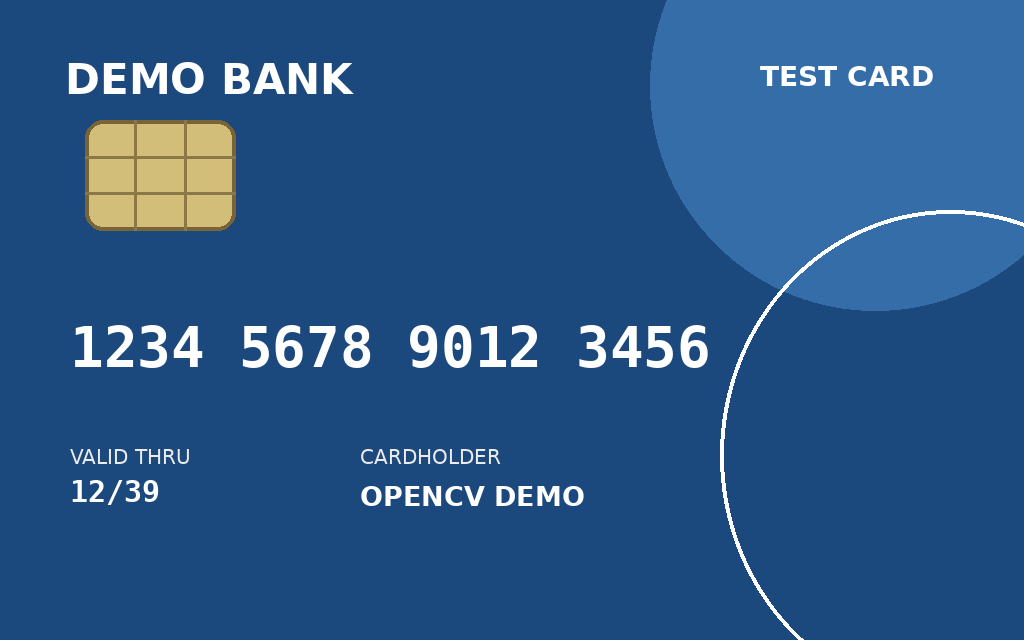
#> input picture images/card_template_matching/card_01_clean.png, 1024 x 640 px
$ python card_number_recognition.py images/card_template_matching/card_01_clean.png
#> lines starting #> are read from the running program, lines starting #| are printed output that depends on the picture; after the words box and inside, x2 and y2 are one past the last pixel; in counts of white or black regions, pixels touching at a corner belong together
### result_utils.py
from pathlib import Path

import cv2
import matplotlib.pyplot as plt


def save_result_grid(output_path, panels, columns=2):
    """将多个 OpenCV 或灰度图结果保存为可嵌入 Markdown 的拼图。"""
    output_path = Path(output_path)
    output_path.parent.mkdir(parents=True, exist_ok=True)

    rows = (len(panels) + columns - 1) // columns
    figure, axes = plt.subplots(rows, columns, figsize=(12, 4 * rows))
    axes = axes.ravel() if hasattr(axes, "ravel") else [axes]

    for axis, (image, title) in zip(axes, panels):
        if image.ndim == 2:
            axis.imshow(image, cmap="gray", vmin=0, vmax=255)
        else:
            axis.imshow(cv2.cvtColor(image, cv2.COLOR_BGR2RGB))

        axis.set_title(title)
        axis.axis("off")

    for axis in axes[len(panels):]:
        axis.axis("off")

    figure.tight_layout()
    figure.savefig(output_path, dpi=150, bbox_inches="tight")
    plt.close(figure)

    print(f"Saved result: {output_path}")

### card_number_recognition.py
import sys

import cv2
import numpy as np

from result_utils import save_result_grid


# 已校正为标准尺寸的演示卡片中，卡号区域的手动坐标
NUMBER_LEFT = 70
NUMBER_TOP = 315
NUMBER_RIGHT = 710
NUMBER_BOTTOM = 375

# card_01 是清晰参考图，其中每个位置的数字已知
REFERENCE_DIGITS = "1234567890123456"
TARGET_SIZE = (32, 48)


def preprocess_roi(image):
    # 灰度化后使用 CLAHE，减弱 card04 中局部光照不均的影响
    gray = cv2.cvtColor(image, cv2.COLOR_BGR2GRAY)
    clahe = cv2.createCLAHE(
        clipLimit=2.0,
        tileGridSize=(8, 8),
    )
    enhanced = clahe.apply(gray)

    # Otsu 自动选择二值化阈值，数字成为白色前景
    _, binary = cv2.threshold(
        enhanced,
        0,
        255,
        cv2.THRESH_BINARY + cv2.THRESH_OTSU,
    )

    return enhanced, binary


def find_digit_boxes(binary):
    # 只提取数字的最外层轮廓，避免 0、6、8、9 内孔被单独识别
    contours, _ = cv2.findContours(
        binary,
        cv2.RETR_EXTERNAL,
        cv2.CHAIN_APPROX_SIMPLE,
    )

    boxes = []

    for contour in contours:
        x, y, width, height = cv2.boundingRect(contour)

        # 当前卡号 ROI 高 60 像素；数字高度约 40 像素
        # 排除过小噪声、过宽背景和非数字区域
        if height < 35 or width < 8 or width > 45:
            continue

        boxes.append((x, y, width, height))

    # 卡号读取顺序由左至右，因此按 x 坐标排序
    boxes.sort(key=lambda box: box[0])

    return boxes


def normalize_digit(binary, box):
    x, y, width, height = box
    digit = binary[y:y + height, x:x + width]

    # 给笔画保留黑色边距，再统一缩放到固定大小
    digit = cv2.copyMakeBorder(
        digit,
        4,
        4,
        4,
        4,
        cv2.BORDER_CONSTANT,
        value=0,
    )

    return cv2.resize(
        digit,
        TARGET_SIZE,
        interpolation=cv2.INTER_AREA,
    )


def build_digit_templates(reference_binary):
    reference_boxes = find_digit_boxes(reference_binary)

    if len(reference_boxes) != len(REFERENCE_DIGITS):
        print(f"Reference digit count is invalid: {len(reference_boxes)}")
        raise SystemExit

    templates = {}

    for digit, box in zip(REFERENCE_DIGITS, reference_boxes):
        # 相同数字出现多次时，保留第一个清晰样本作为模板
        if digit not in templates:
            templates[digit] = normalize_digit(reference_binary, box)

    if len(templates) != 10:
        print(f"Template library is incomplete: {len(templates)} digits")
        raise SystemExit

    return templates


def recognize_digits(target_binary, templates):
    target_boxes = find_digit_boxes(target_binary)

    if len(target_boxes) != 16:
        print(f"Target digit count is invalid: {len(target_boxes)}")
        raise SystemExit

    recognized_digits = []
    recognition_scores = []

    for box in target_boxes:
        target_digit = normalize_digit(target_binary, box)
        best_digit = None
        best_score = -1.0

        # 单个待识别数字与 0~9 模板逐一比较，保留最高分数字
        for digit, template in templates.items():
            score_map = cv2.matchTemplate(
                target_digit,
                template,
                cv2.TM_CCOEFF_NORMED,
            )
            score = score_map[0, 0]

            if score > best_score:
                best_digit = digit
                best_score = score

        recognized_digits.append(best_digit)
        recognition_scores.append(best_score)

    return target_boxes, recognized_digits, recognition_scores


reference_image = cv2.imread(
    "images/card_template_matching/card_01_clean.png"
)
#> reference_image is the input picture: shape (640, 1024, 3); mean B, G, R 135.6, 87.2, 43.6
target_image = cv2.imread(
    "images/card_template_matching/card_04_uneven_light.png"
)
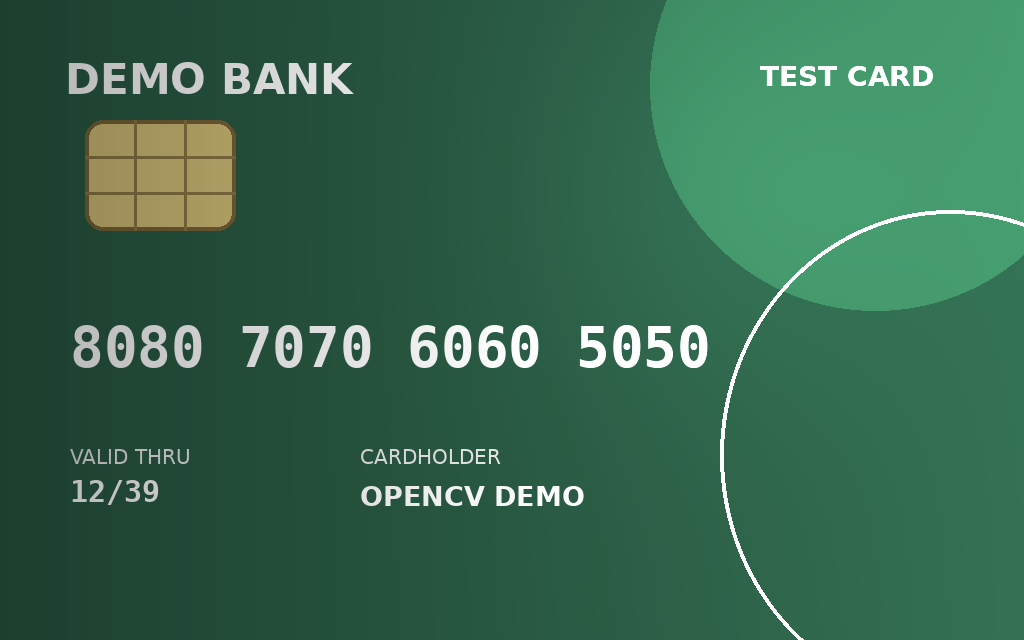
#> input picture images/card_template_matching/card_04_uneven_light.png, 1024 x 640 px
#> target_image is the input picture: shape (640, 1024, 3); mean B, G, R 78.4, 104, 54.1

if reference_image is None or target_image is None:
    print("Image read failed")
    raise SystemExit

# 参考卡和目标卡都在同一标准布局中，先裁出各自卡号区域
reference_roi = reference_image[
    NUMBER_TOP:NUMBER_BOTTOM,
    NUMBER_LEFT:NUMBER_RIGHT,
]
target_roi = target_image[
    NUMBER_TOP:NUMBER_BOTTOM,
    NUMBER_LEFT:NUMBER_RIGHT,
]

_, reference_binary = preprocess_roi(reference_roi)
#> in preprocess_roi, `_, binary = cv2.threshold( enhanced, 0, 255, cv2.THRESH_BINARY + cv2.T..`:
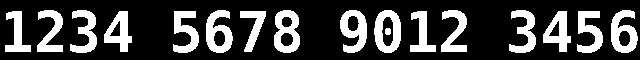
#> binary: shape (60, 640); 25.5% white; 17 white regions, largest, box (x1, y1, x2, y2) and area: (274, 10, 300, 53) 713, (374, 10, 401, 53) 704, (340, 10, 367, 53) 700
target_enhanced, target_binary = preprocess_roi(target_roi)
#> in preprocess_roi (call 2), `_, binary = cv2.threshold( enhanced, 0, 255, cv2.THRESH_BINARY + cv2.T..`:
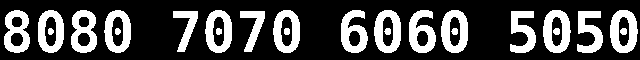
#> binary: shape (60, 640); 28.5% white; 24 white regions

# 从 card01 建立 0~9 模板库，再识别 card04 的 16 位演示号码
digit_templates = build_digit_templates(reference_binary)
#> in find_digit_boxes, `contours, _ = cv2.findContours( binary, cv2.RETR_EXTERNAL, cv2.CHAIN_A..`: contours = 16 contours; largest, box (x1, y1, x2, y2) and area: (374, 10, 401, 53) 911, (274, 10, 300, 53) 868, (340, 10, 367, 53) 762, (611, 10, 638, 53) 762, (206, 10, 233, 53) 762
#> the loop in find_digit_boxes, `for contour in contours:` made 16 passes
#> (x, y, width, height) on passes 1 to 12: (577, 11, 26, 42), (543, 11, 28, 41), (410, 11, 26, 41), (240, 11, 26, 41), (173, 11, 26, 42), (104, 11, 28, 41), (5, 11, 26, 41), (611, 10, 27, 43), (509, 10, 27, 43), (441, 10, 26, 42), (374, 10, 27, 43), (340, 10, 27, 43)
#> after the loop in find_digit_boxes, `for contour in contours:`: boxes = 16 items, first 6: (577, 11, 26, 42), (543, 11, 28, 41), (410, 11, 26, 41), (240, 11, 26, 41), (173, 11, 26, 42), (104, 11, 28, 41)
#> in build_digit_templates, `reference_boxes = find_digit_boxes(reference_binary)`: reference_boxes = 16 items, first 6: (5, 11, 26, 41), (37, 10, 26, 42), (70, 10, 27, 43), (104, 11, 28, 41), (173, 11, 26, 42), (206, 10, 27, 43)
#> the loop in build_digit_templates, `for digit, box in zip(REFERENCE_DIGITS, reference_boxes):` made 16 passes
#> (x in normalize_digit, y in normalize_digit, width in normalize_digit, height in normalize_digit) on passes 1 to 10: (5, 11, 26, 41), (37, 10, 26, 42), (70, 10, 27, 43), (104, 11, 28, 41), (173, 11, 26, 42), (206, 10, 27, 43), (240, 11, 26, 41), (274, 10, 26, 43), (340, 10, 27, 43), (374, 10, 27, 43)
#> box on passes 11 to 16: (410, 11, 26, 41), (441, 10, 26, 42), (509, 10, 27, 43), (543, 11, 28, 41), (577, 11, 26, 42), (611, 10, 27, 43)
#> pass 1, in normalize_digit, `digit = cv2.copyMakeBorder( digit, 4, 4, 4, 4, cv2.BORDER_CONSTANT, va..`:
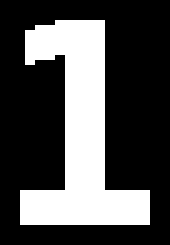
#> digit: shape (49, 34) (shown 5 times larger); 30.6% white; 1 white region, box (x1, y1, x2, y2) and area: (4, 4, 30, 45) 510
#> after the loop in build_digit_templates, `for digit, box in zip(REFERENCE_DIGITS, reference_boxes):`: templates = 10 items
#> digit_templates = 10 items
target_boxes, digits, scores = recognize_digits(
    target_binary,
    digit_templates,
)
#> in find_digit_boxes (call 2), `contours, _ = cv2.findContours( binary, cv2.RETR_EXTERNAL, cv2.CHAIN_A..`: contours = 16 contours; largest, box (x1, y1, x2, y2) and area: (610, 10, 638, 53) 940, (543, 10, 571, 53) 935, (441, 10, 468, 53) 919, (374, 10, 401, 53) 917, (273, 10, 300, 53) 910
#> the loop in find_digit_boxes (call 2), `for contour in contours:` made 16 passes
#> (x, y, width, height) on passes 1 to 12: (577, 11, 26, 42), (510, 11, 26, 42), (240, 11, 25, 41), (173, 11, 25, 41), (610, 10, 28, 43), (543, 10, 28, 43), (441, 10, 27, 43), (409, 10, 27, 43), (374, 10, 27, 43), (341, 10, 27, 43), (273, 10, 27, 43), (205, 10, 27, 43)
#> in recognize_digits, `target_boxes = find_digit_boxes(target_binary)`: target_boxes = 16 items, first 6: (4, 10, 26, 43), (38, 10, 26, 43), (71, 10, 26, 43), (104, 10, 27, 43), (173, 11, 25, 41), (205, 10, 27, 43)
#> the loop in recognize_digits, `for box in target_boxes:` made 16 passes
#> after the loop in recognize_digits, `for box in target_boxes:`:
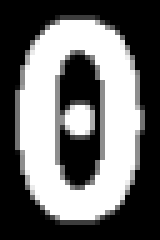
#> target_digit: shape (48, 32) (shown 5 times larger); min 0, max 255, mean 108.8
#> after the loop in recognize_digits, `for box in target_boxes:`: recognition_scores = [0.988, 0.952, 0.991, 0.986, 0.975, 0.992, 0.976, 0.995, 1, 0.993, 0.997, 0.989, 0.99, 0.955, 0.988, 0.954]; recognized_digits = ['8', '0', '8', '0', '7', '0', '7', '0', '6', '0', '6', '0', '5', '0', '5', '0']
#> digits has the same summary as recognized_digits in recognize_digits; scores has the same summary as recognition_scores in recognize_digits

raw_number = "".join(digits)
formatted_number = " ".join(
    raw_number[index:index + 4]
    for index in range(0, len(raw_number), 4)
)

print(f"Recognized demo number: {formatted_number}")
#| Recognized demo number: 8080 7070 6060 5050

for index, (digit, score) in enumerate(zip(digits, scores), start=1):
    print(f"Position {index:02d}: digit={digit}, score={score:.4f}")
#> this loop made 16 passes
#> (digit, score) on passes 1 to 12: ('8', 0.988), ('0', 0.952), ('8', 0.991), ('0', 0.986), ('7', 0.975), ('0', 0.992), ('7', 0.976), ('0', 0.995), ('6', 1), ('0', 0.993), ('6', 0.997), ('0', 0.989)
#| Position 01: digit=8, score=0.9876
#| Position 02: digit=0, score=0.9520
#| Position 03: digit=8, score=0.9909
#| Position 04: digit=0, score=0.9858
#| Position 05: digit=7, score=0.9746
#| Position 06: digit=0, score=0.9924
#| Position 07: digit=7, score=0.9765
#| Position 08: digit=0, score=0.9951
#> (further printed lines are left out)

# 在原图副本上标记每一位识别结果和相似度
result = target_image.copy()

for box, digit, score in zip(target_boxes, digits, scores):
    x, y, width, height = box
    left = x + NUMBER_LEFT
    top = y + NUMBER_TOP
    right = left + width
    bottom = top + height

    cv2.rectangle(
        result,
        (left, top),
        (right, bottom),
        (0, 255, 0),
        1,
    )

    cv2.putText(
        result,
        f"{digit}:{score:.2f}",
        (left, top - 5),
        cv2.FONT_HERSHEY_SIMPLEX,
        0.35,
        (0, 255, 0),
        1,
    )
#> this loop made 16 passes
#> (digit, score, x, y, width, height, left, top) on passes 1 to 12: ('8', 0.988, 4, 10, 26, 43, 74, 325), ('0', 0.952, 38, 10, 26, 43, 108, 325), ('8', 0.991, 71, 10, 26, 43, 141, 325), ('0', 0.986, 104, 10, 27, 43, 174, 325), ('7', 0.975, 173, 11, 25, 41, 243, 326), ('0', 0.992, 205, 10, 27, 43, 275, 325), ('7', 0.976, 240, 11, 25, 41, 310, 326), ('0', 0.995, 273, 10, 27, 43, 343, 325), ('6', 1, 341, 10, 27, 43, 411, 325), ('0', 0.993, 374, 10, 27, 43, 444, 325), ('6', 0.997, 409, 10, 27, 43, 479, 325), ('0', 0.989, 441, 10, 27, 43, 511, 325)
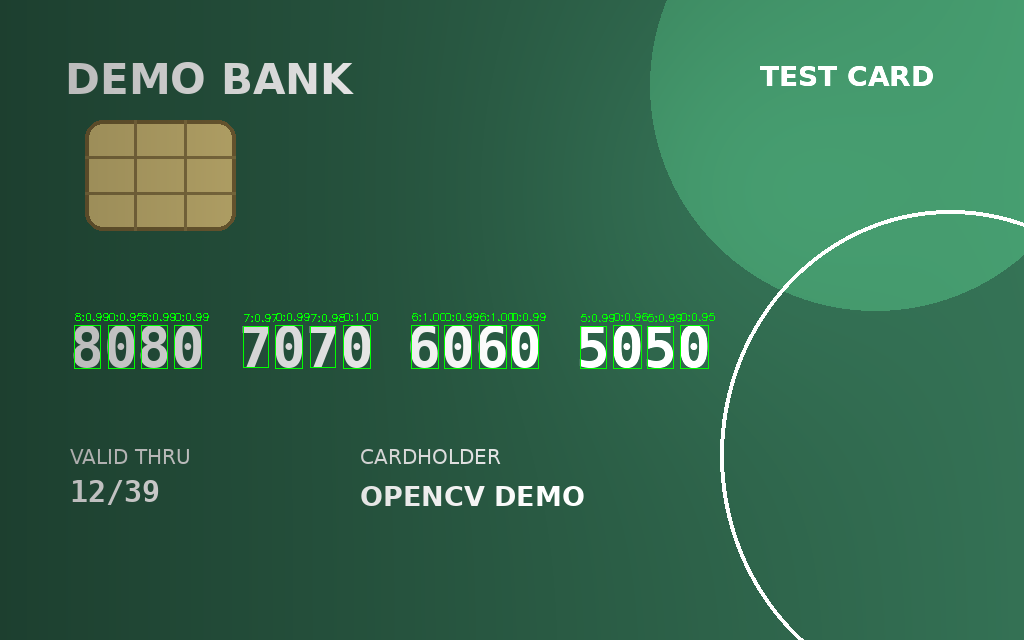
#> result: shape (640, 1024, 3); 0.55% of pixels changed, all inside (x1, y1, x2, y2) = (74, 313, 715, 369)

# 将 0~9 模板拼成一张图，便于观察模板库内容
template_strip = np.hstack(
    [digit_templates[str(digit)] for digit in range(10)]
)

save_result_grid(
    "docs/results/card_number_recognition.jpg",
    [
        (reference_binary, "Reference Binary - Card 01"),
        (target_enhanced, "Target Enhanced ROI - Card 04"),
        (target_binary, "Target Binary - Card 04"),
        (template_strip, "Digit Templates 0 To 9"),
        (result, "Card Number Recognition Result"),
    ],
    columns=2,
)
#> in save_result_grid, `figure.savefig(output_path, dpi=150, bbox_inches="tight")`:
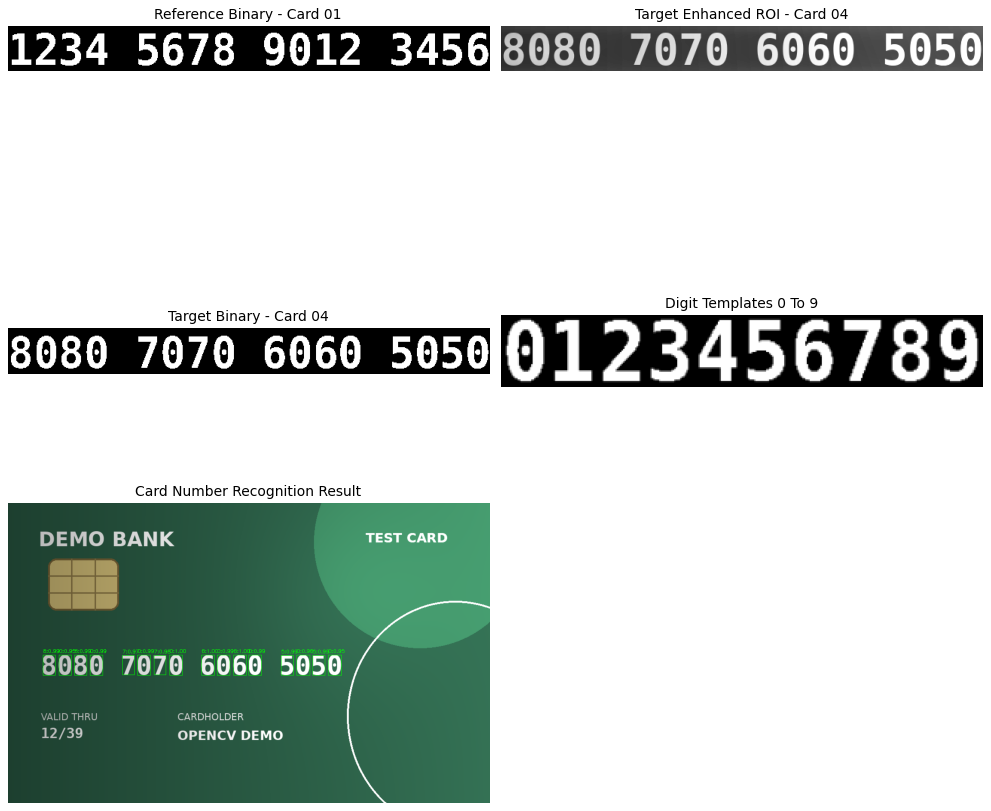
#> figure drawn by matplotlib, 5 panels

if "--save-only" not in sys.argv:
    cv2.imshow("Reference Binary - Card 01", reference_binary)
    cv2.imshow("Target Enhanced ROI - Card 04", target_enhanced)
    cv2.imshow("Target Binary - Card 04", target_binary)
    cv2.imshow("Digit Templates 0 To 9", template_strip)
    cv2.imshow("Card Number Recognition Result", result)
    cv2.waitKey(0)
    cv2.destroyAllWindows()
